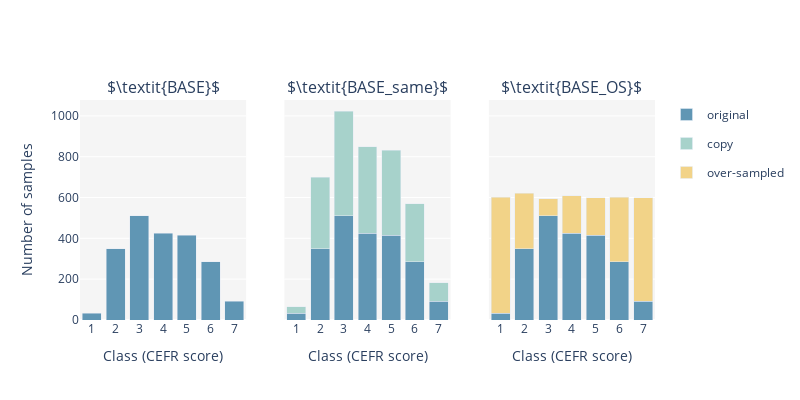

The notebook cell this image was saved under:
### Code cell
colour_map = {'original':'#6096B4', 'copy':'#A7D2CB', 'resampled':'#F2D388', 'augmented':'#F9B572'}

bar_base = go.Bar(x=base.index, y=base.values, marker=dict(color=colour_map['original']), showlegend=False)
bar_same = px.bar(base_same, x='cefr_mean', y='value', color='variable', 
                  color_discrete_map=colour_map)
bar_os = go.Bar(x=base_os.index, y=base_os.values, marker=dict(color=colour_map['resampled']), name='over-sampled')

fig = make_subplots(rows=1, cols=3, shared_yaxes=True, 
                   subplot_titles=(r'$\textit{BASE}$',r'$\textit{BASE_same}$',r'$\textit{BASE_OS}$'))

fig.add_trace(bar_base, row=1, col=1)
fig.add_traces(bar_same.data, rows=1, cols=2)
fig.add_traces([bar_base, bar_os], rows=1, cols=3)

fig.update_layout(barmode='stack', plot_bgcolor='whitesmoke', yaxis=dict(title='Number of samples'), 
                 width=800, height=400)
fig.update_xaxes(dtick=1, title='Class (CEFR score)')
fig.show()

### Figure 1 — Plotly figure (JSON) as saved in the notebook; plotly's stock layout.template omitted (floating-point values rounded to 4 significant figures)
{"data": [{"marker": {"color": "#6096B4"}, "showlegend": false, "type": "bar", "x": [1, 2, 3, 4, 5, 6, 7], "xaxis": "x", "y": [33, 350, 512, 425, 416, 285, 91], "yaxis": "y"}, {"alignmentgroup": "True", "hovertemplate": "variable=original<br>cefr_mean=%{x}<br>value=%{y}<extra></extra>", "legendgroup": "original", "marker": {"color": "#6096B4", "pattern": {"shape": ""}}, "name": "original", "offsetgroup": "original", "orientation": "v", "showlegend": true, "textposition": "auto", "type": "bar", "x": [1, 2, 3, 4, 5, 6, 7], "xaxis": "x2", "y": [33, 350, 512, 425, 416, 285, 91], "yaxis": "y2"}, {"alignmentgroup": "True", "hovertemplate": "variable=copy<br>cefr_mean=%{x}<br>value=%{y}<extra></extra>", "legendgroup": "copy", "marker": {"color": "#A7D2CB", "pattern": {"shape": ""}}, "name": "copy", "offsetgroup": "copy", "orientation": "v", "showlegend": true, "textposition": "auto", "type": "bar", "x": [1, 2, 3, 4, 5, 6, 7], "xaxis": "x2", "y": [33, 350, 512, 425, 416, 285, 91], "yaxis": "y2"}, {"marker": {"color": "#6096B4"}, "showlegend": false, "type": "bar", "x": [1, 2, 3, 4, 5, 6, 7], "xaxis": "x3", "y": [33, 350, 512, 425, 416, 285, 91], "yaxis": "y3"}, {"marker": {"color": "#F2D388"}, "name": "over-sampled", "type": "bar", "x": [1, 2, 3, 4, 5, 6, 7], "xaxis": "x3", "y": [568, 270, 82, 183, 184, 317, 508], "yaxis": "y3"}], "layout": {"annotations": [{"font": {"size": 16}, "showarrow": false, "text": "$\\textit{BASE}$", "x": 0.1444, "xanchor": "center", "xref": "paper", "y": 1, "yanchor": "bottom", "yref": "paper"}, {"font": {"size": 16}, "showarrow": false, "text": "$\\textit{BASE_same}$", "x": 0.5, "xanchor": "center", "xref": "paper", "y": 1, "yanchor": "bottom", "yref": "paper"}, {"font": {"size": 16}, "showarrow": false, "text": "$\\textit{BASE_OS}$", "x": 0.8556, "xanchor": "center", "xref": "paper", "y": 1, "yanchor": "bottom", "yref": "paper"}], "barmode": "stack", "height": 400, "plot_bgcolor": "whitesmoke", "width": 800, "xaxis": {"anchor": "y", "domain": [0, 0.2889], "dtick": 1, "title": {"text": "Class (CEFR score)"}}, "xaxis2": {"anchor": "y2", "domain": [0.3556, 0.6444], "dtick": 1, "title": {"text": "Class (CEFR score)"}}, "xaxis3": {"anchor": "y3", "domain": [0.7111, 1], "dtick": 1, "title": {"text": "Class (CEFR score)"}}, "yaxis": {"anchor": "x", "domain": [0, 1], "title": {"text": "Number of samples"}}, "yaxis2": {"anchor": "x2", "domain": [0, 1], "matches": "y", "showticklabels": false}, "yaxis3": {"anchor": "x3", "domain": [0, 1], "matches": "y", "showticklabels": false}}}
